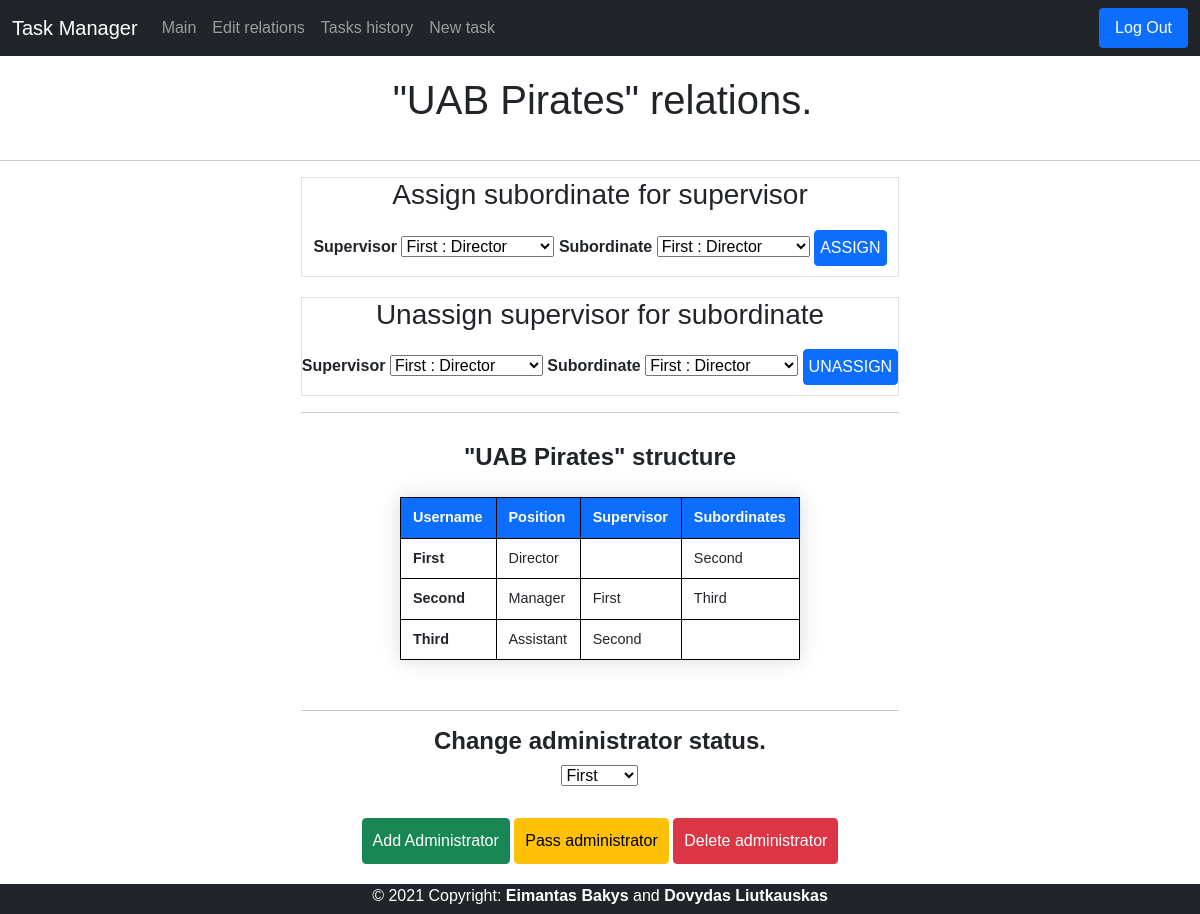
The app's page /relations (signed in) with its own data.
### tables this page shows
CREATE TABLE users(user_id INTEGER PRIMARY KEY, name TEXT NOT NULL UNIQUE, hash TEXT NOT NULL, position TEXT, company TEXT, administrator INTEGER);

### application.py (the view, shortened to what this page needs)
@app.route("/relations", methods=["GET", "POST"])
def relations():
    if request.method == "GET":
        connection = sqlite3.connect('data.db')
        db = connection.cursor()
        db.execute(
            "SELECT * FROM users WHERE user_id = ?", (session["user_id"],))
        user_row = db.fetchone()
        db.execute("SELECT * FROM users WHERE company = ?", (user_row[4],))
        rows = db.fetchall()
        db.execute("SELECT * FROM relations")
        relations = db.fetchall()
        db.execute(
            "SELECT users.user_id, users.name, users.position, users.company, relations.supervisors_id, relations.subordinates_id FROM users INNER JOIN relations ON users.user_id = relations.user_id")
        joined_rows = db.fetchall()
        return render_template("relations.html", rows=rows, relations=relations, joined_rows=joined_rows, user=user_row)

### templates/relations.html (shortened to what this page needs)
{% extends "layout.html" %}
{% block main %}
<h1 class="pageTitle">"{{ rows[0][4] }}" relations.</h1>
<hr>
<div class="container-1">
    <center>
        {% if user[5] == 1 %}
        <div>
            <form class="border" action="/relations" method="POST">
                <h3>Assign subordinate for supervisor</h3>
                <label>Supervisor</label>
                <select name="new_supervisor">
                    {% if rows is not none %}
                    {% for row in rows %}
                    <option value="{{ row[0] }}">{{ row[1] }} : {{ row[3] }}</option>
                    {% endfor %}
                    {% endif %}
                </select>
                <label>Subordinate</label>
                <select name="new_subordinate">
                    {% if rows is not none %}
                    {% for row in rows %}
                    <option value="{{ row[0] }}">{{ row[1] }} : {{ row[3] }}</option>
                    {% endfor %}
                    {% endif %}
                </select>
                {% if user[5] == 1 %}
                <button type="submit" class="btn btn-primary" style="padding: 5px; margin-bottom: 10px;">ASSIGN</button>
                {% else %}
                <button type="submit" class="btn btn-primary" style="padding: 5px; margin-bottom: 10px;" disabled>ASSIGN</button>
                {% endif %}
            </form>
        </div>
        <div>
            <form class="border" action="/unassign" method="POST" style="margin-top: 20px;">
                <h3>Unassign supervisor for subordinate</h3>
                <label>Supervisor</label>
                <select name="selected_supervisors_id">
                    {% if rows is not none %}
                    {% for row in rows %}
                    <option value="{{ row[0] }}">{{ row[1] }} : {{ row[3] }}</option>
                    {% endfor %}
                    {% endif %}
                </select>
                <label>Subordinate</label>
                <select name="selected_subordinates_id">
                    {% if rows is not none %}
                    {% for row in rows %}
                    <option value="{{ row[0] }}">{{ row[1] }} : {{ row[3] }}</option>
                    {% endfor %}
                    {% endif %}
                </select>
                {% if user[5] == 1 %}
                <button type="submit" class="btn btn-primary" style="padding: 5px; margin-bottom: 10px;">UNASSIGN</button>
                {% else %}
                <button type="submit" class="btn btn-primary" style="padding: 5px; margin-bottom: 10px;" disabled>UNASSIGN</button>
                {% endif %}
            </form>
        </div>
        <hr>
        {% endif %}
        <h4 style="margin-top: 30px;"><b>"{{ rows[0][4] }}" structure</b></h4>
        <table class="styled-table">
            <thead>
            <tr>
                <th class="borderr">Username</th>
                <th class="borderr">Position</th>
                <th class="borderr">Supervisor</th>
                <th class="borderr">Subordinates</th>
            </tr>
            </thead>
            {% if joined_rows is not none %}
            {% for row2 in rows %}
            <tbody>
            <tr class="borderr">
                <th class="borderr">
                    {{ row2[1] }}
                </th>
                <td class="borderr">
                    {{ row2[3] }}
                </td>
                <td class="borderr">
                    {% for joined_row in joined_rows %}
                    {% if row2[0] == joined_row[0] %}
                    {% for row3 in rows %}
                    {% if joined_row[4] == row3[0] %}
                    {{ row3[1] }}
                    {% endif %}
                    {% endfor %}
                    {% endif %}
                    {% endfor %}
                </td>
                <td class="borderr">
                    {% for joined_row in joined_rows %}
                    {% if row2[0] == joined_row[0] %}
                    {% for row3 in rows %}
                    {% if joined_row[5] == row3[0] %}
                    {{ row3[1] }}
                    {% endif %}
                    {% endfor %}
                    {% endif %}
                    {% endfor %}
                </td>
            </tr>
            </tbody>
            {% endfor %}
            {% endif %}
        </table>
        {% if user[5] == 1 %}
        <hr>
        <h4><b>Change administrator status.</b></h4>
        <form action="/administrator" method="POST" style="margin-bottom: 50px;">
            <select name="user_id">
                {% if joined_rows is not none %}
                {% for row in rows %}
                <option value="{{ row[0]}}">{{ row[1] }}</option>
                {% endfor %}
                {% endif %}
            </select>
            <br>
            <button type="submit" class="btn btn-success" style="margin-top: 30px;" name="decision" value="add" data-bs-toggle="tooltip" data-bs-placement="top"
             title="Add administrator status to selected user (keeping your status as administrator)">Add Administrator</button>
            <button type="submit" class="btn btn-warning" style="margin-top: 30px;" name="decision" value="pass" data-bs-toggle="tooltip" data-bs-placement="top"
             title="You will lose your status as 'administrator' passing it to selected user.">Pass administrator</button>
             <button type="submit" class="btn btn-danger" name="decision" style="margin-top: 30px;" value="delete" data-bs-toggle="tooltip" data-bs-placement="top"
             title="You will delete 'administartor' status for selected user">Delete administrator</button>
        </form>
        {% endif %}
    </center>
</div>
{% endblock %}

### static/styles.css (style rules this page uses)
.pageTitle { padding: 20px; text-align: center; margin-left: 5px; }
label { font-weight: bold; padding-top: 10px; }
.btn { padding: 10px; margin-top: 10px; }
.container-1 { display: flex; justify-content: center; }
.borderr { border: 1px solid black; }
body { font-family: Verdana, Geneva, Tahoma, sans-serif }
.styled-table { border-collapse: collapse; margin: 25px 0; font-size: 0.9em; font-family: sans-serif; min-width: 400px; box-shadow: 0 0 20px rgba(0, 0, 0, 0.15); margin-bottom: 50px; }
.styled-table thead tr { background-color: #0D6EFD; color: #ffffff; text-align: left; }
.styled-table th, .styled-table td { padding: 9px 12px; }

### records on screen
users: company "UAB Pirates", name "First", position "Director"
users: name "Second", position "Manager"
users: name "Third", position "Assistant"

### other values on screen
form field new_supervisor "First : Director"
form field new_subordinate "First : Director"
form field selected_supervisors_id "First : Director"
form field selected_subordinates_id "First : Director"
form field user_id "First"
